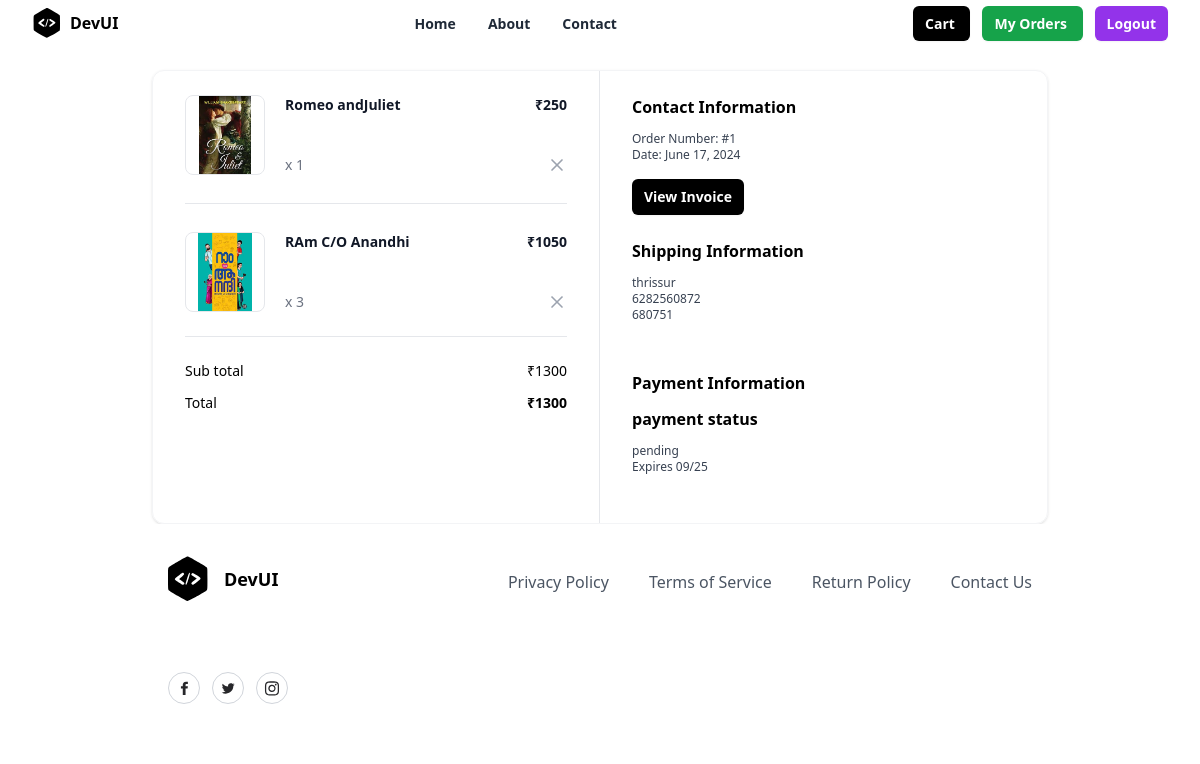
The page /order/summary/ (signed in) on the database its author committed.
### books/models.py (models this page shows, shortened)
class BasketItem(models.Model):
    Basket_object=models.ForeignKey(Basket,on_delete=models.CASCADE,related_name="cartitems")
    product_object=models.ForeignKey(Product, on_delete=models.CASCADE)
    quantity = models.PositiveIntegerField(default=1)
    created_date = models.DateTimeField(auto_now_add=True)
    updated_date = models.DateTimeField(auto_now=True)
    is_active = models.BooleanField(default=True)
    is_order_placed=models.BooleanField(default=False)
    @property
    def total_amount(self):
        return self.product_object.price*self.quantity

class Product(models.Model):
    title=models.CharField(max_length=200)
    description=models.TextField(null=True,blank=True)
    image=models.ImageField(upload_to="product_images",null=True,blank=True,default="product_images/default.jpg")
    price=models.PositiveIntegerField()
    tag_object=models.ManyToManyField(Tag)
    language_object=models.ManyToManyField(Language)
    Category_object=models.ForeignKey(Category,on_delete=models.CASCADE)
    created_date = models.DateTimeField(auto_now_add=True)
    updated_date = models.DateTimeField(auto_now=True)
    is_active = models.BooleanField(default=True)

class Order(models.Model):
    user_object = models.ForeignKey(
                                        User,
                                        on_delete=models.CASCADE,
                                        related_name='myorders'
                                    )
    basket_item_objects = models.ManyToManyField(BasketItem)
    delivery_address = models.CharField(max_length=250)
    phone = models.CharField(max_length=12)
    pin=models.CharField(max_length=10,null=True)
    email = models.CharField(max_length=100)
    pay_options = (
        ('online', 'online'),
        ('cod', 'cod')
    )
    payment_mode = models.CharField(
                                        max_length=100,
                                        choices=pay_options,
                                        default='cod'
                                    )
    order_id = models.CharField(max_length=200, null=True)
    is_paid = models.BooleanField(default=False)
    order_status = (
        ('order_confirmed', 'Order confirmed'),
        ('dispatched', 'Dispatched'),
        ('in_transit', 'In transit'),
        ('delivered', 'Delivered'),
        ('cancelled', 'Cancelled'),
    )
    status = models.CharField(
                                max_length=200,
                                choices=order_status,
                                default='order_confirmed'
                            )
    created_date = models.DateTimeField(auto_now_add=True)
    updated_date = models.DateTimeField(auto_now=True)
    is_active = models.BooleanField(default=True)
    @property
    def sub_total(self):
        basket_items=self.basket_item_objects.all()
        total=0
        if basket_items:
            for bi in basket_items:
                total+=bi.total_amount
        return total

### books/views.py (the view)
# urls.py: path("order/summary/",views.OrderSummaryView.as_view(),name="order-summary")
class OrderSummaryView(View):
    def get(self,request,*args,**kwargs):
        qs=Order.objects.filter(user_object=request.user).order_by("-created_date")
        return render(request,"order_summary.html",{"data":qs})

### books/templates/order_summary.html (shortened to what this page needs)
{%extends 'base.html'%}
{%block main_block%}
{%for order in data%}
<div class="mx-auto my-4 max-w-4xl md:my-6">
  <div class="overflow-hidden rounded-xl border border-gray-100 shadow">
    <div class="grid grid-cols-1 md:grid-cols-2">
      <div class="px-5 py-6 md:border-r md:border-r-gray-200 md:px-8">
        <div class="flow-root">
          <ul class="-my-7 divide-y divide-gray-200">
            {%for bi in order.basket_item_objects.all%}
            <li class="flex items-stretch justify-between space-x-5 py-7">
              <div class="flex flex-1 items-stretch">
                <div class="flex-shrink-0">
                  <img class="h-20 w-20 rounded-lg border border-gray-200 object-contain"
                    src="{{bi.product_object.image.url}}"
                    alt="https://static.nike.com/a/images/c_limit,w_592,f_auto/t_product_v1/54a510de-a406-41b2-8d62-7f8c587c9a7e/air-force-1-07-lv8-shoes-9KwrSk.png" />
                </div>
                <div class="ml-5 flex flex-col justify-between">
                  <div class="flex-1">
                    <p class="text-sm font-bold text-gray-900">
                      {{bi.product_object.title}}
                    </p>
                  </div>
                  <p class="mt-4 text-sm font-medium text-gray-500">x {{bi.quantity}}</p>
                </div>
              </div>
              <div class="ml-auto flex flex-col items-end justify-between">
                <p class="text-right text-sm font-bold text-gray-900">
                  ₹{{bi.total_amount}}
                </p>
                <button type="button"
                  class="-m-2 inline-flex rounded p-2 text-gray-400 transition-all duration-200 hover:text-gray-900 focus:outline-none focus:ring-2 focus:ring-gray-900 focus:ring-offset-2">
                  <svg xmlns="http://www.w3.org/2000/svg" width="24" height="24" viewBox="0 0 24 24" fill="none"
                    stroke="currentColor" stroke-width="2" stroke-linecap="round" stroke-linejoin="round"
                    class="h-5 w-5">
                    <line x1="18" y1="6" x2="6" y2="18"></line>
                    <line x1="6" y1="6" x2="18" y2="18"></line>
                  </svg>
                </button>
              </div>
            </li>
            {%endfor%}
          </ul>
          <hr class="mt-6 border-gray-200" />
          <ul class="mt-6 space-y-3">
            <li class="flex items-center justify-between">
              <p class="text-sm font-medium">Sub total</p>
              <p class="text-sm font-medium">₹{{order.sub_total}}</p>
            </li>
            <li class="flex items-center justify-between">
              <p class="text-sm font-medium ">Total</p>
              <p class="text-sm font-bold ">₹{{order.sub_total}}</p>
            </li>
          </ul>
        </div>
      </div>
      <div class="px-5 py-6 md:px-8">
        <div class="flow-root">
          <div class="-my-6 divide-y divide-gray-200">
            <div class="py-6">
              <h2 class="text-base font-bold text-black">
                Contact Information
              </h2>
              <p class="fontmedium mt-3 text-xs text-gray-700">
                Order Number: #{{order.id}}
              </p>
              <p class="text-xs font-medium text-gray-700">
                Date: {{order.created_date|date}}
              </p>
              <button type="button"
                class="mt-4 rounded-md bg-black px-3 py-2 text-sm font-semibold text-white shadow-sm hover:bg-black/80 focus-visible:outline focus-visible:outline-2 focus-visible:outline-offset-2 focus-visible:outline-black">
                View Invoice
              </button>
              <div class="py-6">
                <h2 class="mb-2 text-base font-bold text-black">
                  Shipping Information
                </h2>
                <p class="mt-3 text-xs font-medium text-gray-700">{{order.delivery_address}}</p>
                <p class="text-xs font-medium text-gray-700">
                  {{order.phone}}
                </p>
                <p class="text-xs font-medium text-gray-700">{{order.pin}}</p>
              </div>
              <div class="py-6">
                <h2 class="text-base font-bold text-black">
                  Payment Information
                </h2>
                <p class="mt-3 text-xs font-medium text-gray-700">
                <h2 class="text-base font-bold text-black">
                  payment status
                </h2>
                <p class="mt-3 text-xs font-medium text-gray-700">
                  {%if order.is_paid%}
                  completed
                  {%else%}
                  pending
                  {%endif%}
                </p>
                <p class="text-xs font-medium text-gray-700">Expires 09/25</p>
              </div>
            </div>
          </div>
        </div>
      </div>
    </div>
  </div>
  {%endfor%}
  {%endblock%}

### rows shown on the page
Order: sub_total "1300", id "1", created_date "June 17, 2024", delivery_address "thrissur", phone "6282560872", pin "680751", is_paid "pending"
BasketItem: product_object.image (picture), product_object "Romeo andJuliet", quantity "1", total_amount "250"
BasketItem: product_object.image (picture), product_object "RAm C/O Anandhi", quantity "3", total_amount "1050"
